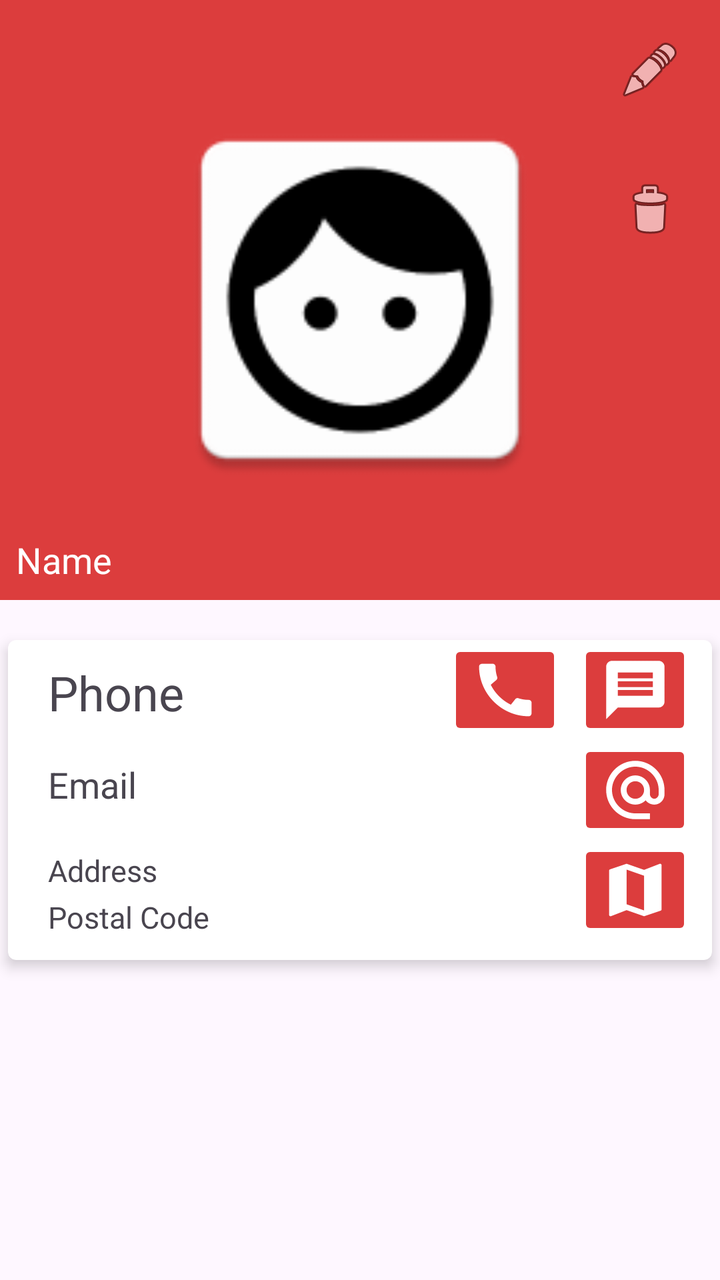
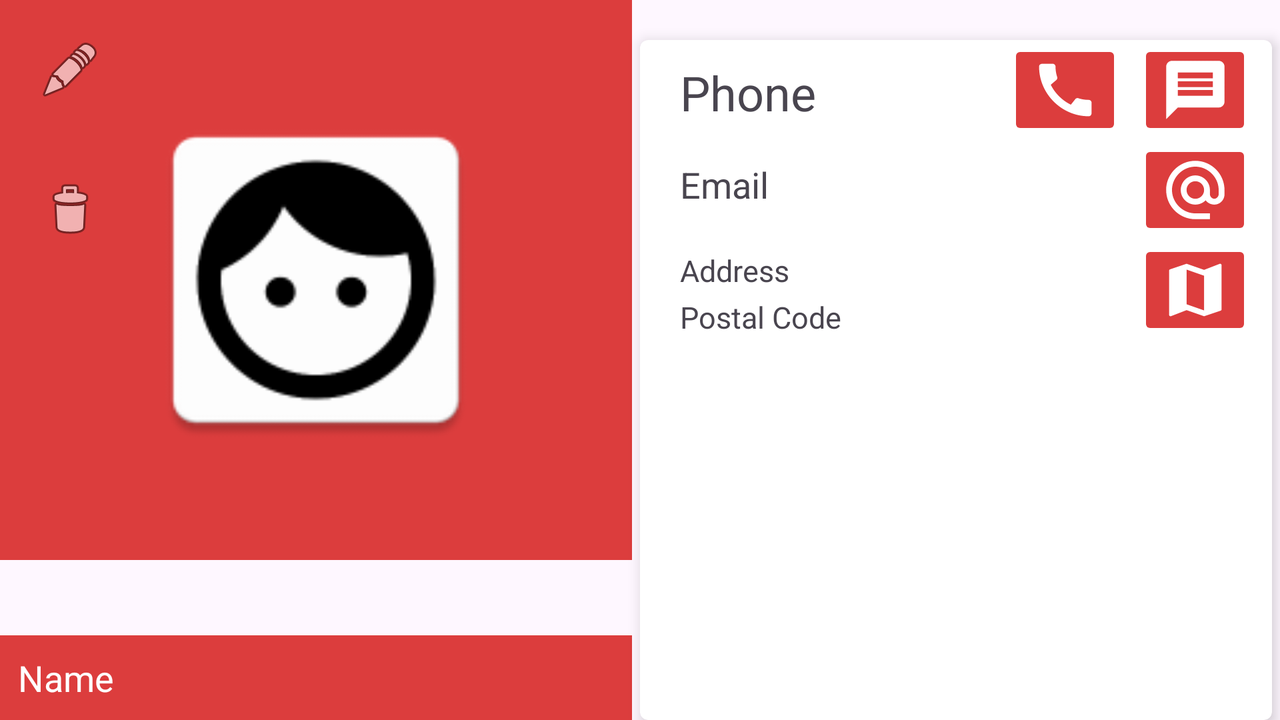

An Android layout and its configuration variant, each rendered on a device that would load it. The default file and the variant file are quoted in full after the pictures.
<!-- AndroidManifest.xml: application theme Theme.Ft_hangouts -->
<!-- res/layout/activity_contact_details.xml -->
<?xml version="1.0" encoding="utf-8"?>
<RelativeLayout
xmlns:android="http://schemas.android.com/apk/res/android"
xmlns:app="http://schemas.android.com/apk/res-auto"
xmlns:tools="http://schemas.android.com/tools"
android:layout_width="match_parent"
android:layout_height="match_parent"
tools:context=".ContactDetailsActivity">

    <FrameLayout
        android:layout_width="match_parent"
        android:layout_height="wrap_content"
        android:id="@+id/fl_image">

        <ImageView
            android:id="@+id/iv_contact_details"
            android:layout_width="match_parent"
            android:layout_height="300dp"
            android:background="?attr/colorPrimary"
            android:padding="50dp"
            android:src="@mipmap/ic_user" />

        <ImageButton
            android:id="@+id/ib_edit"
            android:layout_width="70dp"
            android:layout_height="70dp"
            android:layout_gravity="top|end"
            android:contentDescription="@string/edit_desc"
            android:src="@android:drawable/ic_menu_edit"
            android:background="?attr/colorPrimary"/>
        <ImageButton
            android:id="@+id/ib_delete"
            android:layout_width="70dp"
            android:layout_height="70dp"
            android:layout_marginTop="70dp"
            android:layout_gravity="top|end"
            android:src="@android:drawable/ic_menu_delete"
            android:contentDescription="@string/delete_contact"
            android:background="?attr/colorPrimary"/>

        <TextView
            android:id="@+id/tv_contact_name"
            android:layout_width="match_parent"
            android:layout_height="wrap_content"
            android:layout_below="@id/iv_contact_details"
            android:layout_gravity="bottom|end"
            android:background="?attr/colorPrimary"
            android:padding="8dp"
            android:text="@string/name_contact"
            android:textColor="@color/white"
            android:textSize="18sp" />
    </FrameLayout>


    <androidx.cardview.widget.CardView
        android:layout_width="match_parent"
        android:layout_height="wrap_content"
        android:layout_below="@id/fl_image"
        android:layout_marginStart="4dp"
        android:layout_marginTop="20dp"
        android:layout_marginEnd="4dp"
        app:cardCornerRadius="4dp"
        app:cardElevation="4dp">
        <LinearLayout
            android:layout_width="match_parent"
            android:layout_height="wrap_content"
            android:orientation="vertical">
            <LinearLayout
                android:layout_width="match_parent"
                android:layout_height="match_parent">

                <TextView
                    android:id="@+id/tv_phone"
                    android:layout_width="wrap_content"
                    android:layout_height="wrap_content"
                    android:layout_marginTop="10dp"
                    android:layout_marginStart="20dp"
                    android:text="@string/phone_contact"
                    android:textSize="24sp"/>

                <View
                    android:layout_width="0dp"
                    android:layout_height="0dp"
                    android:layout_weight="1" />

                <ImageButton
                    android:id="@+id/ib_call"
                    android:layout_width="57dp"
                    android:layout_height="50dp"
                    android:src="@mipmap/ic_call_button"
                    android:backgroundTint="?attr/colorPrimary"
                    android:contentDescription="@string/call_contact" />

                <ImageButton
                    android:id="@+id/ib_message"
                    android:layout_marginEnd="10dp"
                    android:layout_marginStart="8dp"
                    android:layout_width="57dp"
                    android:layout_height="50dp"
                    android:src="@mipmap/ic_message_button"
                    android:contentDescription="@string/text_contact"
                    android:backgroundTint="?attr/colorPrimary"/>

            </LinearLayout>

            <LinearLayout
                android:layout_width="match_parent"
                android:layout_height="match_parent">

                <TextView
                    android:id="@+id/tv_mail"
                    android:layout_width="wrap_content"
                    android:layout_height="wrap_content"
                    android:layout_marginTop="10dp"
                    android:layout_marginStart="20dp"
                    android:text="@string/email_contact"
                    android:textSize="18sp"/>

                <View
                    android:layout_width="0dp"
                    android:layout_height="0dp"
                    android:layout_weight="1" />

                <ImageButton
                    android:id="@+id/ib_mail"
                    android:layout_width="57dp"
                    android:layout_height="50dp"
                    android:layout_marginEnd="10dp"
                    android:layout_marginStart="8dp"
                    android:src="@mipmap/ic_email_button"
                    android:backgroundTint="?attr/colorPrimary"
                    android:contentDescription="@string/email_contact" />

            </LinearLayout>
            <LinearLayout
                android:layout_width="match_parent"
                android:layout_height="match_parent"
                android:layout_marginBottom="10dp">

                <LinearLayout
                    android:layout_width="wrap_content"
                    android:layout_height="match_parent"
                    android:orientation="vertical">
                    <TextView
                        android:id="@+id/tv_street"
                        android:layout_width="wrap_content"
                        android:layout_height="wrap_content"
                        android:layout_marginTop="5dp"
                        android:layout_marginStart="20dp"
                        android:text="@string/address_contact"
                        android:textSize="15sp"/>
                    <TextView
                        android:id="@+id/tv_postal_code"
                        android:layout_width="wrap_content"
                        android:layout_height="wrap_content"
                        android:layout_marginTop="3dp"
                        android:layout_marginStart="20dp"
                        android:text="@string/postal_code_contact"
                        android:textSize="15sp"/>
                </LinearLayout>

                <View
                    android:layout_width="0dp"
                    android:layout_height="0dp"
                    android:layout_weight="1" />

                <ImageButton
                    android:id="@+id/ib_street"
                    android:layout_width="57dp"
                    android:layout_height="50dp"
                    android:layout_marginEnd="10dp"
                    android:layout_marginStart="8dp"
                    android:src="@mipmap/ic_map_button"
                    android:backgroundTint="?attr/colorPrimary"
                    android:contentDescription="@string/address_contact" />

            </LinearLayout>
        </LinearLayout>
    </androidx.cardview.widget.CardView>

</RelativeLayout>
<!-- resources referenced by this layout -->
<resources>
  <color name="white">#FFFFFFFF</color>
  <!-- mipmap ic_call_button: png bitmap (mipmap-hdpi, 753 bytes) -->
  <!-- mipmap ic_email_button: png bitmap (mipmap-hdpi, 1502 bytes) -->
  <!-- mipmap ic_map_button: png bitmap (mipmap-hdpi, 727 bytes) -->
  <!-- mipmap ic_message_button: png bitmap (mipmap-hdpi, 479 bytes) -->
  <!-- mipmap ic_user: png bitmap (mipmap-hdpi, 2456 bytes) -->
  <string name="address_contact">Address</string>
  <string name="call_contact">Call</string>
  <string name="delete_contact">Delete</string>
  <string name="edit_desc">Edit</string>
  <string name="email_contact">Email</string>
  <string name="name_contact">Name</string>
  <string name="phone_contact">Phone</string>
  <string name="postal_code_contact">Postal Code</string>
  <string name="text_contact">Text</string>
  <style name="Theme.Ft_hangouts" parent="Base.Theme.Ft_hangouts">
          <item name="colorPrimary">@color/red_primary</item>
      </style>
  <style name="Base.Theme.Ft_hangouts" parent="Theme.Material3.Light.NoActionBar">
          
          
      </style>
  <color name="red_primary">#DC3D3D</color>
</resources>
<!-- res/layout-land/activity_contact_details.xml (the repository's variant of the layout above) -->
<!-- drawn on the phone turned sideways -->
<?xml version="1.0" encoding="utf-8"?>
<RelativeLayout
    xmlns:android="http://schemas.android.com/apk/res/android"
    xmlns:app="http://schemas.android.com/apk/res-auto"
    xmlns:tools="http://schemas.android.com/tools"
    android:layout_width="match_parent"
    android:layout_height="match_parent"
    tools:context=".ContactDetailsActivity">


    <LinearLayout
        android:layout_width="match_parent"
        android:layout_height="match_parent"
        android:orientation="horizontal">
        <FrameLayout
            android:layout_width="0dp"
            android:layout_height="match_parent"
            android:layout_weight="1"
            android:orientation="vertical">

            <ImageView
                android:id="@+id/iv_contact_details"
                android:layout_width="match_parent"
                android:layout_height="280dp"
                android:background="?attr/colorPrimary"
                android:padding="50dp"
                android:src="@mipmap/ic_user" />

            <ImageButton
                android:id="@+id/ib_edit"
                android:layout_width="70dp"
                android:layout_height="70dp"
                android:layout_gravity="top|start"
                android:contentDescription="@string/edit_desc"
                android:src="@android:drawable/ic_menu_edit"
                android:background="?attr/colorPrimary"/>
            <ImageButton
                android:id="@+id/ib_delete"
                android:layout_width="70dp"
                android:layout_height="70dp"
                android:layout_marginTop="70dp"
                android:layout_gravity="top|start"
                android:src="@android:drawable/ic_menu_delete"
                android:contentDescription="@string/delete_contact"
                android:background="?attr/colorPrimary"/>
            <TextView
                android:id="@+id/tv_contact_name"
                android:layout_width="match_parent"
                android:layout_height="wrap_content"
                android:background="?attr/colorPrimary"
                android:layout_gravity="bottom|end"
                android:padding="9dp"
                android:text="@string/name_contact"
                android:textColor="@color/white"
                android:textSize="18sp" />

        </FrameLayout>
        <androidx.cardview.widget.CardView
            android:layout_width="0dp"
            android:layout_height="match_parent"
            android:layout_weight="1"
            android:layout_marginStart="4dp"
            android:layout_marginTop="20dp"
            android:layout_marginEnd="4dp"
            app:cardCornerRadius="4dp"
            app:cardElevation="4dp">
            <LinearLayout
                android:layout_width="match_parent"
                android:layout_height="wrap_content"
                android:orientation="vertical">
                <LinearLayout
                    android:layout_width="match_parent"
                    android:layout_height="match_parent">

                    <TextView
                        android:id="@+id/tv_phone"
                        android:layout_width="wrap_content"
                        android:layout_height="wrap_content"
                        android:layout_marginTop="10dp"
                        android:layout_marginStart="20dp"
                        android:text="@string/phone_contact"
                        android:textSize="24sp"/>

                    <View
                        android:layout_width="0dp"
                        android:layout_height="0dp"
                        android:layout_weight="1" />

                    <ImageButton
                        android:id="@+id/ib_call"
                        android:layout_width="57dp"
                        android:layout_height="50dp"
                        android:src="@mipmap/ic_call_button"
                        android:backgroundTint="?attr/colorPrimary"
                        android:contentDescription="@string/call_contact" />

                    <ImageButton
                        android:id="@+id/ib_message"
                        android:layout_marginEnd="10dp"
                        android:layout_marginStart="8dp"
                        android:layout_width="57dp"
                        android:layout_height="50dp"
                        android:src="@mipmap/ic_message_button"
                        android:contentDescription="@string/text_contact"
                        android:backgroundTint="?attr/colorPrimary"/>

                </LinearLayout>

                <LinearLayout
                    android:layout_width="match_parent"
                    android:layout_height="match_parent">

                    <TextView
                        android:id="@+id/tv_mail"
                        android:layout_width="wrap_content"
                        android:layout_height="wrap_content"
                        android:layout_marginTop="10dp"
                        android:layout_marginStart="20dp"
                        android:text="@string/email_contact"
                        android:textSize="18sp"/>

                    <View
                        android:layout_width="0dp"
                        android:layout_height="0dp"
                        android:layout_weight="1" />

                    <ImageButton
                        android:id="@+id/ib_mail"
                        android:layout_width="57dp"
                        android:layout_height="50dp"
                        android:layout_marginEnd="10dp"
                        android:layout_marginStart="8dp"
                        android:src="@mipmap/ic_email_button"
                        android:backgroundTint="?attr/colorPrimary"
                        android:contentDescription="@string/email_contact" />

                </LinearLayout>

                <LinearLayout
                    android:layout_width="match_parent"
                    android:layout_height="match_parent"
                    android:orientation="horizontal">

                    <LinearLayout
                        android:layout_width="wrap_content"
                        android:layout_height="match_parent"
                        android:orientation="vertical">
                        <TextView
                            android:id="@+id/tv_street"
                            android:layout_width="wrap_content"
                            android:layout_height="wrap_content"
                            android:layout_marginTop="5dp"
                            android:layout_marginStart="20dp"
                            android:text="@string/address_contact"
                            android:textSize="15sp"/>
                        <TextView
                            android:id="@+id/tv_postal_code"
                            android:layout_width="wrap_content"
                            android:layout_height="wrap_content"
                            android:layout_marginTop="3dp"
                            android:layout_marginStart="20dp"
                            android:text="@string/postal_code_contact"
                            android:textSize="15sp"/>
                    </LinearLayout>
                    <View
                        android:layout_width="0dp"
                        android:layout_height="0dp"
                        android:layout_weight="1" />

                    <ImageButton
                        android:id="@+id/ib_street"
                        android:layout_width="57dp"
                        android:layout_height="50dp"
                        android:layout_marginEnd="10dp"
                        android:layout_marginStart="8dp"
                        android:src="@mipmap/ic_map_button"
                        android:backgroundTint="?attr/colorPrimary"
                        android:contentDescription="@string/email_contact" />

                </LinearLayout>
            </LinearLayout>

        </androidx.cardview.widget.CardView>

    </LinearLayout>

</RelativeLayout>
